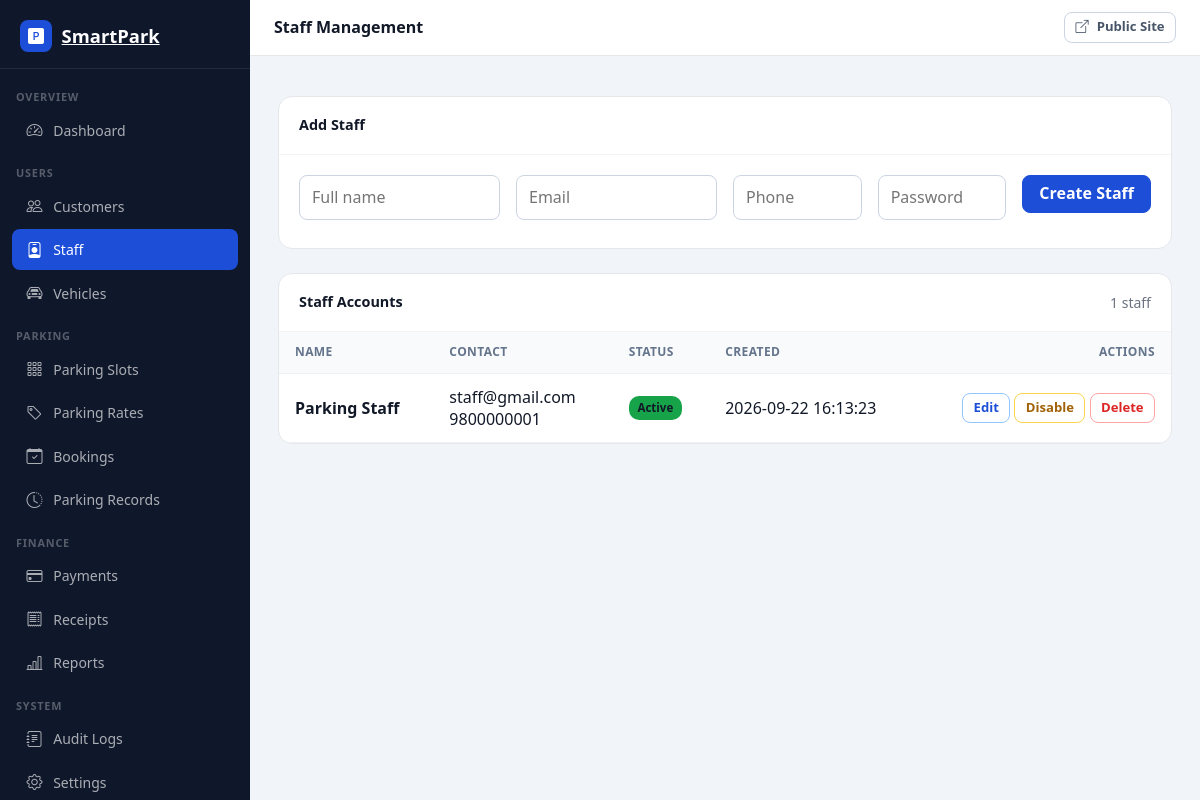
The page /admin/staff.php (signed in) on the database its author committed.
### tables this page shows
CREATE TABLE users (
 id INT UNSIGNED AUTO_INCREMENT PRIMARY KEY,
 full_name VARCHAR(120) NOT NULL,
 email VARCHAR(190) NOT NULL UNIQUE,
 phone VARCHAR(30) NULL,
 password_hash VARCHAR(255) NOT NULL,
 role ENUM('customer','staff','admin') NOT NULL DEFAULT 'customer',
 status ENUM('active','disabled') NOT NULL DEFAULT 'active',
 created_at TIMESTAMP DEFAULT CURRENT_TIMESTAMP,
 updated_at TIMESTAMP DEFAULT CURRENT_TIMESTAMP ON UPDATE CURRENT_TIMESTAMP,
 INDEX idx_users_role_status(role,status)
);

### includes/functions.php (called while the page is built, shortened)
<?php
function e(?string $value): string
{
    return htmlspecialchars($value ?? '', ENT_QUOTES, 'UTF-8');
}

### admin/staff.php (the view, shortened to what this page needs)
<?php
require_once __DIR__ . '/../config/database.php';
$edit = null;
$rows = $pdo->query("SELECT id,full_name,email,phone,status,created_at FROM users WHERE role='staff' ORDER BY id DESC")->fetchAll();
require __DIR__ . '/../includes/panel_layout.php'; ?>
<div class="panel-card mb-4">
    <div class="panel-card-header">
        <h6><?= $edit ? 'Edit Staff' : 'Add Staff' ?></h6><?php if ($edit): ?><a href="<?= BASE_URL ?>admin/staff.php"
                class="btn btn-sm btn-outline-secondary">Cancel</a><?php endif; ?>
    </div>
    <div class="panel-card-body">
        <form method="post"><input type="hidden" name="csrf_token" value="<?= e(csrfToken()) ?>"><input type="hidden"
            <div class="row g-2">
                <div class="col-md-3"><input name="full_name" class="form-control" placeholder="Full name"
                        value="<?= e($edit['full_name'] ?? '') ?>" required></div>
                <div class="col-md-3"><input type="email" name="email" class="form-control" placeholder="Email"
                        value="<?= e($edit['email'] ?? '') ?>" required></div>
                <div class="col-md-2"><input name="phone" class="form-control" placeholder="Phone"
                        value="<?= e($edit['phone'] ?? '') ?>"></div>
                <div class="col-md-2"><input type="password" name="password" class="form-control"
                        placeholder="<?= $edit ? 'New password (optional)' : 'Password' ?>" <?= $edit ? '' : 'required' ?>
                        minlength="8"></div>
                <div class="col-md-2"><button
                        class="btn btn-primary w-100"><?= $edit ? 'Save Changes' : 'Create Staff' ?></button></div>
            </div>
        </form>
    </div>
</div>
<div class="panel-card">
    <div class="panel-card-header">
        <h6>Staff Accounts</h6><span class="small text-muted"><?= count($rows) ?> staff</span>
    </div>
    <div class="table-responsive">
        <table class="table table-hover align-middle mb-0">
            <thead>
                <tr>
                    <th>Name</th>
                    <th>Contact</th>
                    <th>Status</th>
                    <th>Created</th>
                    <th class="text-end">Actions</th>
                </tr>
            </thead>
            <tbody><?php foreach ($rows as $r): ?>
                    <tr>
                        <td><strong><?= e($r['full_name']) ?></strong></td>
                        <td><?= e($r['email']) ?><br><?= e($r['phone']) ?></td>
                        <td><span
                                class="badge bg-<?= $r['status'] === 'active' ? 'success' : 'secondary' ?>"><?= e(ucfirst($r['status'])) ?></span>
                        </td>
                        <td><?= e($r['created_at']) ?></td>
                        <td class="text-end"><a href="<?= BASE_URL ?>admin/staff.php?edit=<?= $r['id'] ?>"
                                class="btn btn-sm btn-outline-primary">Edit</a>
                            <form method="post" class="d-inline"><input type="hidden" name="csrf_token"
                                    value="<?= e(csrfToken()) ?>"><input type="hidden" name="id" value="<?= $r['id'] ?>"><button
                                    name="action" value="status"
                                    class="btn btn-sm btn-outline-warning"><?= $r['status'] === 'active' ? 'Disable' : 'Enable' ?></button>
                            </form>
                            <form method="post" class="d-inline" data-confirm="Delete this staff account?"><input
                                    name="id" value="<?= $r['id'] ?>"><button name="action" value="delete"
                                    class="btn btn-sm btn-outline-danger">Delete</button></form>
                        </td>
                    </tr><?php endforeach; ?>
            </tbody>
        </table>
    </div>
</div>
<?php require __DIR__ . '/../includes/panel_footer.php'; ?>

### assets/css/style.css (style rules this page uses)
:root { --sp-primary: #1d4ed8; --sp-primary-dark: #1e3a8a; --sp-accent: #f59e0b; --sp-bg: #f6f8fb; --sp-surface: #ffffff; --sp-text: #111827; --sp-muted: #6b7280; --sp-border: #e5e7eb; --sp-radius-sm: 8px; --sp-radius: 16px; --sp-radius-lg: 24px; --sp-shadow-sm: 0 1px 3px rgba(0, 0, 0, 0.08); --sp-shadow: 0 4px 16px rgba(0, 0, 0, 0.1); --sp-shadow-lg: 0 15px 40px rgba(0, 0, 0, 0.14); --sp-transition: 0.2s ease; }
body { background: var(--sp-bg); color: var(--sp-text); font-family: "Segoe UI", system-ui, -apple-system, sans-serif; }
a { color: var(--sp-primary); text-decoration: none; }
.table { vertical-align: middle; }
.btn-primary { background: var(--sp-primary); border-color: var(--sp-primary); }
* { box-sizing: border-box; }
html { scroll-behavior: smooth; }
body { margin: 0; }
button, input, select, textarea { font: inherit; }
button { cursor: pointer; }
.row { display: flex; flex-wrap: wrap; margin-inline: -0.5rem; }
.row > * { padding-inline: 0.5rem; }
.g-2 { row-gap: 0.5rem; }
.col-md-3, .col-md-4, .col-md-6, .col-md-8 { width: 100%; }
@media (min-width: 768px) { .col-md-3 { width: 25%; } }
.mb-0 { margin-bottom: 0 !important; }
.mb-4 { margin-bottom: 1.5rem; }
.w-100 { width: 100% !important; }
.text-end { text-align: right !important; }
.text-muted { color: var(--sp-muted) !important; }
.small { font-size: 0.875em; }
.bg-success { background: #16a34a !important; }
.btn { display: inline-flex; align-items: center; justify-content: center; gap: 0.25rem; border: 1px solid transparent; border-radius: 8px; padding: 0.55rem 0.9rem; font-weight: 600; line-height: 1.2; text-decoration: none; transition: 0.2s ease; white-space: nowrap; }
.btn-sm { padding: 0.4rem 0.65rem; font-size: 0.82rem; }
.btn-primary { background: var(--sp-primary); color: #fff; border-color: var(--sp-primary); }
.btn-outline-primary { color: var(--sp-primary); background: transparent; border-color: #93c5fd; }
.form-control, .form-select { display: block; width: 100%; min-height: 42px; padding: 0.6rem 0.75rem; border: 1px solid #cbd5e1; border-radius: 8px; background: #fff; color: #111827; outline: none; transition: border-color 0.2s, box-shadow 0.2s; }
.table-responsive { width: 100%; overflow-x: auto; -webkit-overflow-scrolling: touch; }
.table { width: 100%; border-collapse: collapse; margin: 0; }
.table th, .table td { padding: 0.75rem 1rem; border-bottom: 1px solid #eef2f7; text-align: left; vertical-align: middle; }
.table thead th { font-size: 0.75rem; text-transform: uppercase; letter-spacing: 0.4px; color: #64748b; background: #f8fafc; }
.badge { display: inline-flex; align-items: center; border-radius: 999px; padding: 0.25rem 0.55rem; font-size: 0.72rem; font-weight: 700; }
:root { --sp-container: 1140px; --sp-gutter: 1rem; --sp-control-height: 42px; }
body { line-height: 1.5; overflow-x: hidden; }
.row { display: flex; flex-wrap: wrap; margin-left: -0.5rem; margin-right: -0.5rem; margin-top: -0.5rem; }
.row > * { padding-left: 0.5rem; padding-right: 0.5rem; padding-top: 0.5rem; padding-bottom: 0.5rem; }
.col-md-2 { width: 100%; }
@media (min-width: 768px) { .col-md-2 { width: 16.666667%; } }
.mb-4 { margin-bottom: 1.5rem !important; }
.d-inline { display: inline !important; }
.btn-outline-danger { color: #dc2626; background: #fff; border-color: #fca5a5; }
.btn-outline-warning { color: #a16207; background: #fff; border-color: #fcd34d; }
.align-middle { vertical-align: middle !important; }
.panel-card, .stat-card, .form-section { min-width: 0; }
.table { min-width: 100%; }
.table td, .table th { line-height: 1.4; }

### assets/css/panel.css (style rules this page uses)
body.panel-body { background: #f1f5f9; display: flex; flex-direction: column; min-height: 100vh; }
.panel-card { background: #fff; border: 1px solid #e5e7eb; border-radius: 14px; overflow: hidden; }
.panel-card-header { padding: 1rem 1.25rem; border-bottom: 1px solid #f3f4f6; display: flex; align-items: center; justify-content: space-between; gap: 0.5rem; }
.panel-card-header h6 { font-weight: 700; font-size: 0.9rem; margin: 0; color: #111827; }
.panel-card-body { padding: 1.25rem; }
.badge { display: inline-flex; align-items: center; border-radius: 10px; padding: 0.25rem 0.55rem; font-size: 0.72rem; font-weight: 700; }
.panel-main > * + * { margin-top: 1.5rem; }
.panel-card + .panel-card, .form-section + .form-section, .stat-card + .stat-card { margin-top: 1rem; }
.panel-card-header { min-height: 58px; }
.panel-table th, .panel-table td, .table th, .table td { line-height: 1.4; }

### rows shown on the page
users: full_name "Parking Staff", email "staff@gmail.com", phone "9800000001", status "Active", created_at "2026-09-22 16:13:23", shows "Disable"

### other values the page prints
$item['section'] "OVERVIEW"
$item['label'] "Dashboard"
$item['section'] "USERS"
$item['label'] "Customers"
$item['label'] "Staff"
$item['label'] "Vehicles"
$item['section'] "PARKING"
$item['label'] "Parking Slots"
$item['label'] "Parking Rates"
$item['label'] "Bookings"
$item['label'] "Parking Records"
$item['section'] "FINANCE"
$item['label'] "Payments"
$item['label'] "Receipts"
$item['label'] "Reports"
